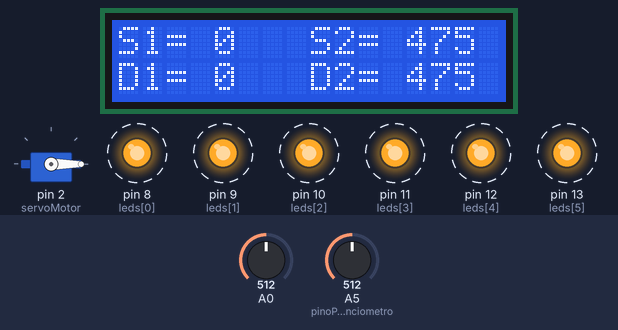
Bench run of a sketch on a simulated Arduino Uno, built with avr-gcc and run on an emulated ATmega328P. Parts: servo, 16×2 character LCD, output pins drawn as LEDs (lit = HIGH). Dashed ring = blinking. Inputs (shaded band) come from the test bench; at power-on: A5 (pinoPotenciometro) = 512, A0 = 512.

Above: at 1.2 s.
1.3 s: A5 (pinoPotenciometro) set to 680
At 1.83 s:
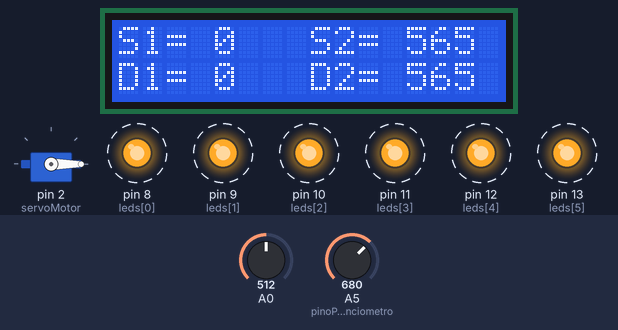
3.1 s: A5 (pinoPotenciometro) set to 693
At 3.6 s:
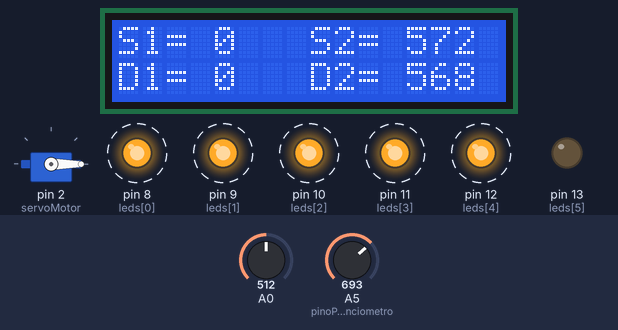
4.7 s: A0 set to 306
At 5.52 s:
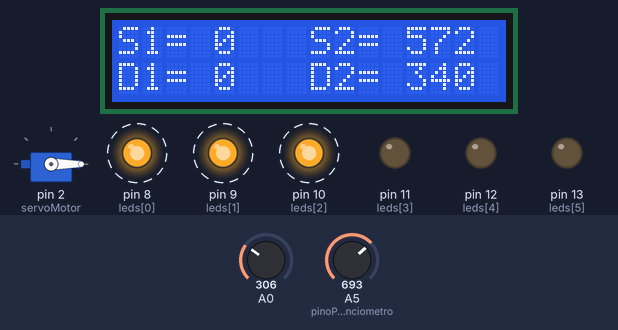
7.7 s: A0 set to 190
At 8.08 s:
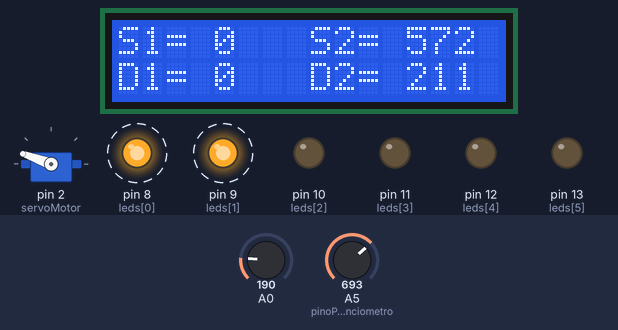
10.3 s: A0 set to 122
At 10.64 s:
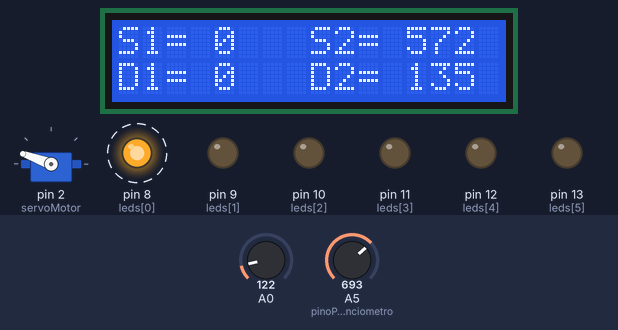
13.3 s: A5 (pinoPotenciometro) set to 402
At 13.92 s:
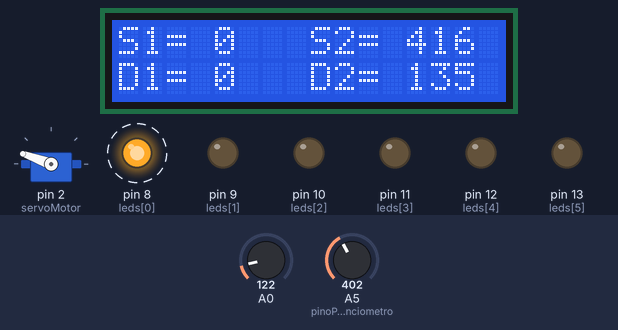
14.8 s: A5 (pinoPotenciometro) set to 366
Timing chart, 0 to 17.5 s (numbered marks = the images above; inputs shaded):
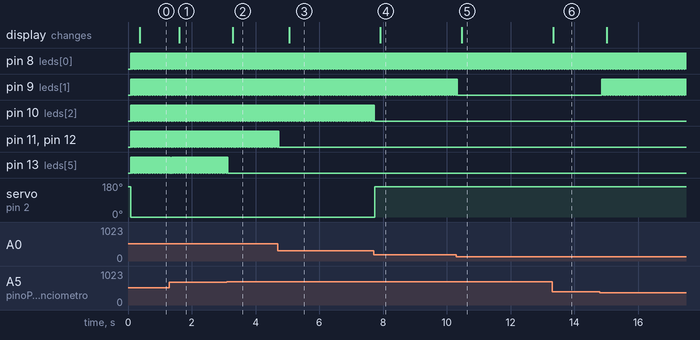

The sketch:

tcc2_definitivo_v2.ino
```cpp
#include <Servo.h>
#include <LiquidCrystal.h>
LiquidCrystal lcd(18, 17, 5, 4, 16, 15); //portas display
//-------potênciômetro-----------------------
const int pinoPotenciometro = A5;  // Pino analógico para ler o valor do potenciômetro
const int valorMinimo = 200;  // Valor mínimo da variável
const int valorMaximo = 750;  // Valor máximo da variável
int MAX = 500;  // sensibilidade sensor neural2
int MAX1 = 0;// sensibilidade sensor neural1

//------------------------------------------------
Servo servoMotor;
#define NUM_LED 6 // define o número máximo de LEDs
int reading[10];
int finalReading;
int finalReadingD1=0;
int finalReadingD1LCD=0;
int finalReadingD2LCD=0;
byte litLeds = 0;
byte multiplier = 1;
byte leds[] = {8, 9, 10, 11, 12, 13};
int cont = 0;


void setup() {
  Serial.begin(9600); // inicia a comunicação serial
  for (int i = 0; i < NUM_LED; i++) { // inicializa os LEDs como saídas
    pinMode(leds[i], OUTPUT);
  }
  servoMotor.attach(2);  // Use o pino 6 para o servo motor
  servoMotor.write(160);
  lcd.begin(16,2); //define numero de linhas e colunas no display
}

void loop() {
  //----------------potênciômetro-----------------------
  int valorPotenciometro = analogRead(pinoPotenciometro);// Lê o valor do potenciômetro
  MAX = map(valorPotenciometro, 0, 1023, valorMinimo, valorMaximo);// Mapeia o valor lido do potenciômetro para o intervalo desejado

  //----------------------Leitura sensor--------------------------------
  for (int i = 0; i < 10; i++) { // faz dez leituras em ~0.02 segundos
    reading[i] = analogRead(A0) * multiplier;
    delay(2);
  }
  for (int i = 0; i < 10; i++) { // calcula a média das dez leituras
    finalReading += reading[i];
  }
  finalReading /= 10;
  for (int j = 0; j < NUM_LED; j++) { // define todos os LEDs como LOW
    digitalWrite(leds[j], LOW);
  }
  finalReading = constrain(finalReading, 0, MAX);
  litLeds = map(finalReading, 0, MAX, 0, NUM_LED);

  //---------------leitura serial------------------
  if (Serial.available()) {//leitura serial
    //finalReadingD1 = Serial.parseInt();// Lê o valor recebido do Arduino 1
    String dadosRecebidos = Serial.readStringUntil('\n');  // Lê a linha recebida até o caractere de nova linha
    int posicaoVirgula = dadosRecebidos.indexOf(',');  // Localiza a posição da vírgula
    if (posicaoVirgula != -1) {
      String valor1String = dadosRecebidos.substring(0, posicaoVirgula);  // Extrai o valor 1 como uma string
      String valor2String = dadosRecebidos.substring(posicaoVirgula + 1);  // Extrai o valor 2 como uma string
      finalReadingD1 = valor1String.toInt();  // Converte o valor 1 para um inteiro
      MAX1 = valor2String.toInt();  // Converte o valor 2 para um inteiro
    }
  }
  else{
    finalReadingD1 = 0;
    MAX1 = 0;
  }

  //-------------------------------lcd----------------------------------
  lcd.clear(); //Limpa a tela
  lcd.setCursor(0,0); //Posiciona o cursor na coluna 0, linha 0;
  lcd.print("S1= ");//sensibilidade1
  lcd.print(MAX1);
  lcd.setCursor(7, 0);
  lcd.print(" S2= ");//sensibilidade2
  lcd.print(MAX);
  lcd.setCursor(0, 1);
  lcd.print("D1= ");
  cont+=1;

  if(cont%5==0){ //D1 - para só exibir o valor no LCD a cada 5 medidas.
    finalReadingD1LCD=finalReadingD1;
    lcd.print(finalReadingD1LCD);
  }
  else{
    lcd.print(finalReadingD1LCD);
  }
  lcd.setCursor(7, 1);
  lcd.print(" D2= ");

  if(cont%5==0){ //D2 - para só exibir o valor no LCD a cada 5 medidas.
    finalReadingD2LCD=finalReading;
    lcd.print(finalReadingD2LCD);
  }
  else{
    lcd.print(finalReadingD2LCD);
  }
  delay(2);

  //-----------------------------LEDS------------------------------------
  for (int k = 0; k < litLeds; k++) {
    digitalWrite(leds[k], HIGH);
  }

  //---------------------------servo-------------------------------------
  if(litLeds>2) {
    servoMotor.write(0);
    delay(10);
  }
  else {
    servoMotor.write(160);
    delay(10);
  }
}
```

Measured:
- the behaviour switches between 686 and 687 on A5 (pinoPotenciometro) (found by bisection; images 1 and 2)
- after the input at 1.3 s, the display: changes after 0.31 s (image 1)
- after the input at 3.1 s, pin 13 (leds[5]): goes on until 3.1 s, then stays LOW; the display: changes after 0.19 s (image 2)
- after the input at 4.7 s, pin 11 (leds[3]), pin 12 (leds[4]): goes on until 4.7 s, then stays LOW; the display: changes after 0.35 s (image 3)
- after the input at 7.7 s, pin 10 (leds[2]): goes on until 7.7 s, then stays LOW; servo on pin 2 (servoMotor): 0° → 160° at once; the display: changes after 0.21 s (image 4)
- after the input at 10.3 s, pin 9 (leds[1]): goes on until 10.3 s, then stays LOW; the display: changes after 0.17 s (image 5)
- after the input at 13.3 s, the display: changes at once (image 6)
- after the input at 14.8 s, pin 9 (leds[1]): alternates HIGH for 0.03 s and LOW for 0.01 s, starting after 0.06 s
